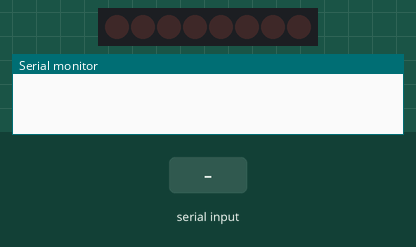
Recording of a sketch running on a simulated Arduino Uno, built with avr-gcc and run on an emulated ATmega328P. Parts: 8 shift-register outputs drawn as a row of LEDs (first output left, lit = HIGH), the last lines printed to the serial monitor. Wiring (inferred from the names in the program): shift register (74HC595): data pin 11; shift clock pin 12; latch pin 8. Wiring (inferred from the signals the program sends): row of LEDs: on Q0, Q1, Q2, Q3, Q4, Q5, Q6, Q7. Inputs (shaded band) come from the test bench.

Above: at 1.2 s.
1.3 s: "90,45\n" received over Serial
At 1.7 s:
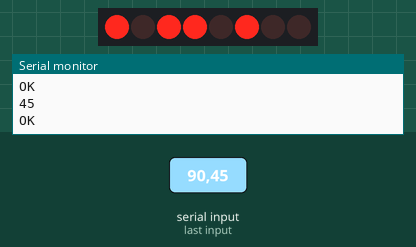
3.9 s: "30,150\n" received over Serial
At 4.7 s:
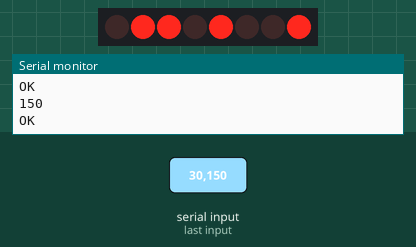
6.5 s: "5\n" received over Serial
At 7.3 s:
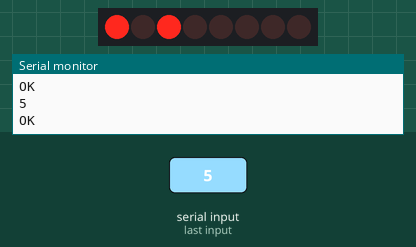
9.0 s: "200\n" received over Serial
At 9.3 s:
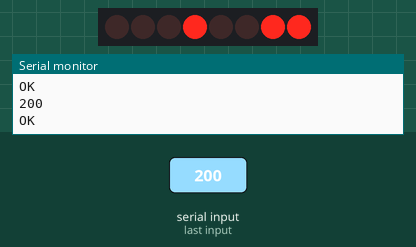
Timing chart, 0 to 12.0 s (numbered marks = the images above; inputs shaded):
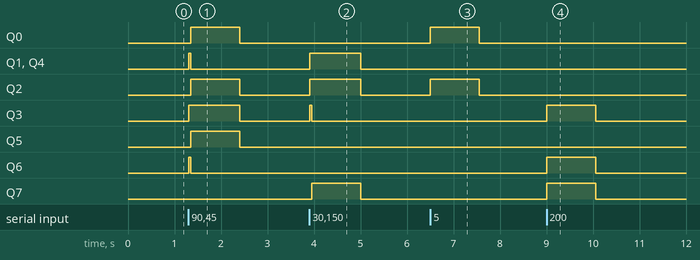

Measured:
- after the input at 1.3 s, Q0, Q2, Q5: LOW → HIGH after 0.05 s, → LOW 1.0 s later; Q1, Q4, Q6: LOW → HIGH at once, → LOW 0.05 s later; Q3: LOW → HIGH at once, → LOW 1.1 s later
- after the input at 3.9 s, Q1, Q2, Q4: LOW → HIGH at once, → LOW 1.1 s later; Q3: LOW → HIGH at once, → LOW 0.05 s later; Q7: LOW → HIGH after 0.05 s, → LOW 1.0 s later
- after the input at 6.5 s, Q0, Q2: LOW → HIGH at once, → LOW 1.1 s later
- after the input at 9.0 s, Q3, Q6, Q7: LOW → HIGH at once, → LOW 1.1 s later

The sketch:

test0.ino
```cpp
int latchPin = 8;
int clockPin = 12;
int dataPin = 11;
//int numToDisplay = 0;

void setup() {
  pinMode(latchPin, OUTPUT);
  pinMode(clockPin, OUTPUT);
  pinMode(dataPin, OUTPUT);
  Serial.begin(9600);
}

void loop() {
  if (Serial.available() > 0) {
    int numToDisplay = Serial.parseInt();
    Serial.println(numToDisplay);
    Serial.println("OK");
    digitalWrite(latchPin, LOW);
    shiftOut(dataPin, clockPin, MSBFIRST, numToDisplay);
    digitalWrite(latchPin, HIGH);
    delay(50);
  }
}
```
